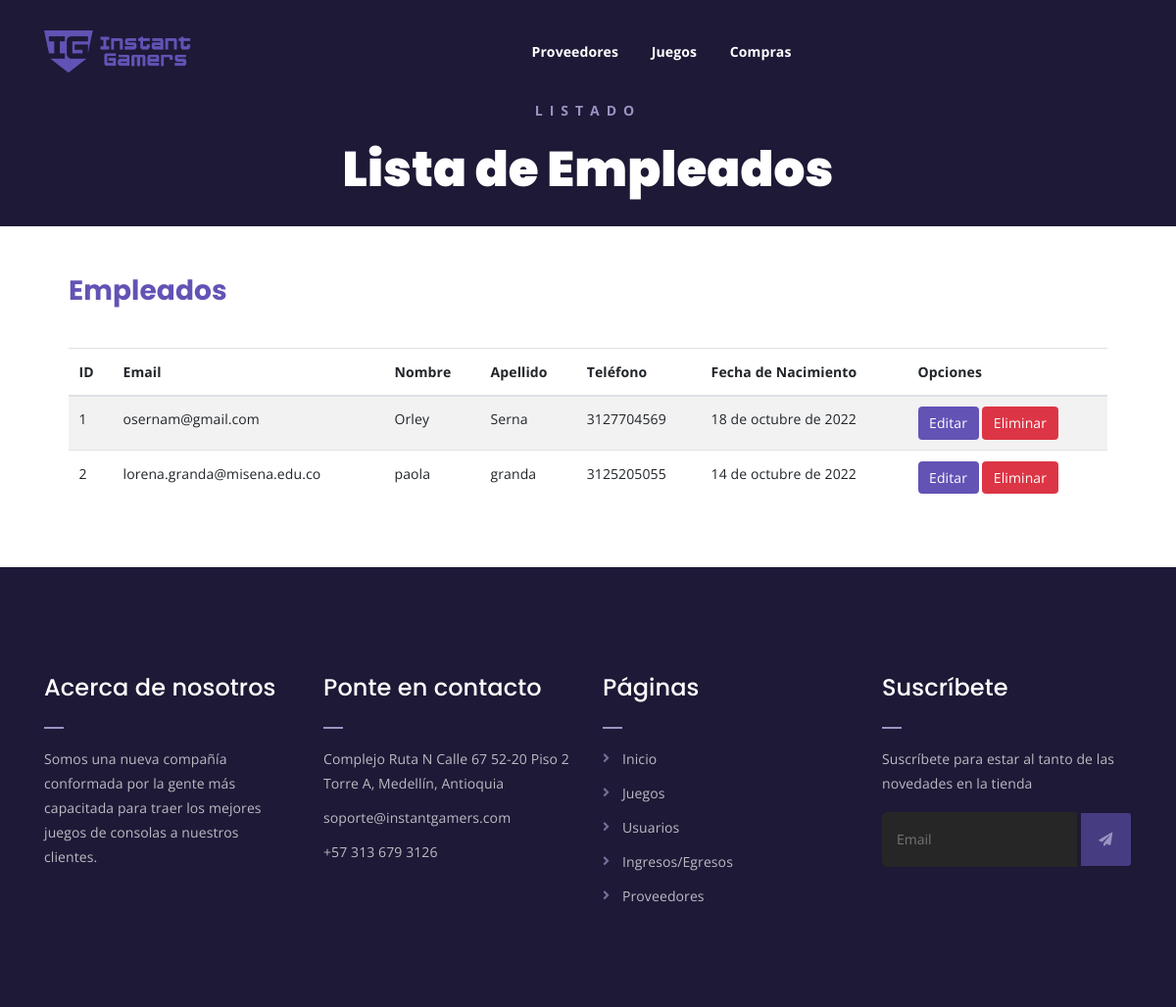
Before: /webapp/empleados/ with the older database file.
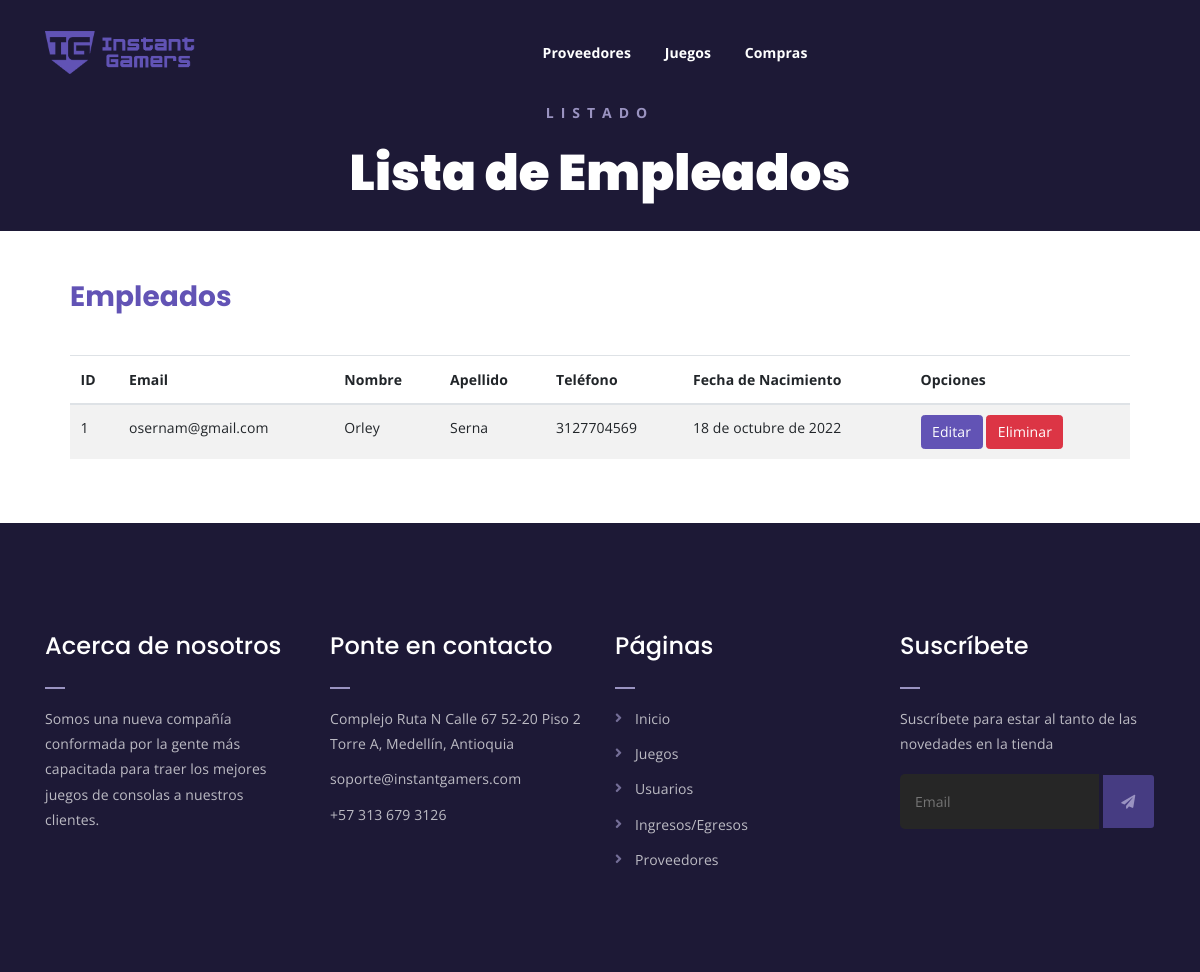
After: the same page with the newer database file.
### webapp/models.py (models this page shows, shortened)
class Usuario(models.Model):
    email = models.EmailField(max_length=100)
    clave = models.CharField(max_length=100)
    roles_CHOISES = (('A', 'Administrados'), ('C', 'Cliente'), ('E', 'Empleado'))
    rol = models.CharField(max_length=30, choices=roles_CHOISES, default='C')
    nombre = models.CharField(max_length=50)
    apellido = models.CharField(max_length=50)
    telefono = models.IntegerField()
    fecha_nacimiento = models.DateField()
    habilitado = models.BooleanField(default = True)

### webapp/views.py (the view)
# urls.py: path('empleados/', views.listarUsuariosEmpleados, name="listarEmpleados"),
def listarUsuariosEmpleados(request):
    usuarios = Usuario.objects.filter(rol = 'E').filter(habilitado = True)
    return render(request, 'webapp/usuario-empleado/listar_empleados.html', {'usuarios': usuarios})

### webapp/templates/webapp/usuario-empleado/listar_empleados.html (shortened to what this page needs)
{% extends 'webapp/base-crud.html' %}
{% load static %}
{% block encabezado %}Listado{% endblock encabezado %}
{% block subencabezado %}Lista de Empleados{% endblock subencabezado %}
{% block contenedor %}
{% if usuarios %}
<div class="listar-generos-juegos mt-150 mb-150">
    <div class="contenedor">
        <h3>Empleados</h3>
		<br/>
        <div class="table-responsive">
            <table id="lista" class="table table-striped table-hover">
                <thead>
                    <tr>
                        <th>ID</th>
                        <th>Email</th>
                        <th>Nombre</th>
                        <th>Apellido</th>
                        <th>Teléfono</th>
                        <th>Fecha de Nacimiento</th>
                        <th colspan="2">Opciones</th>
                    </tr>
                </thead>
                <tbody>
                    {% for usuario in usuarios %}
                    <tr>
                        <td> {{usuario.id}} </td>
                        <td> {{usuario.email}} </td>
                        <td> {{usuario.nombre}} </td>
                        <td> {{usuario.apellido}} </td>
                        <td> {{usuario.telefono}} </td>
                        <td> {{usuario.fecha_nacimiento}} </td>
                        <td>
                            <a href="{% url 'webapp:edicionUsuarioEmpleado' usuario.id %}" class="btn btn-info">Editar</a>
                            <a href="{% url 'webapp:eliminarUsuarioEmpleado' usuario.id %}" class="btn btn-danger">Eliminar</a>
                        </td>
                    </tr>
                    {% endfor %}
                </tbody>
            </table>
        </div>
    </div>
</div>
{% else %}
No hay datos
{% endif %}
{% endblock contenedor %}

Changed rows visible on the page:
no longer on this page (row edited): Usuario: id "2", email "lorena.granda@misena.edu.co", nombre "paola", apellido "granda", telefono "3125205055", fecha_nacimiento "14 de octubre de 2022"
